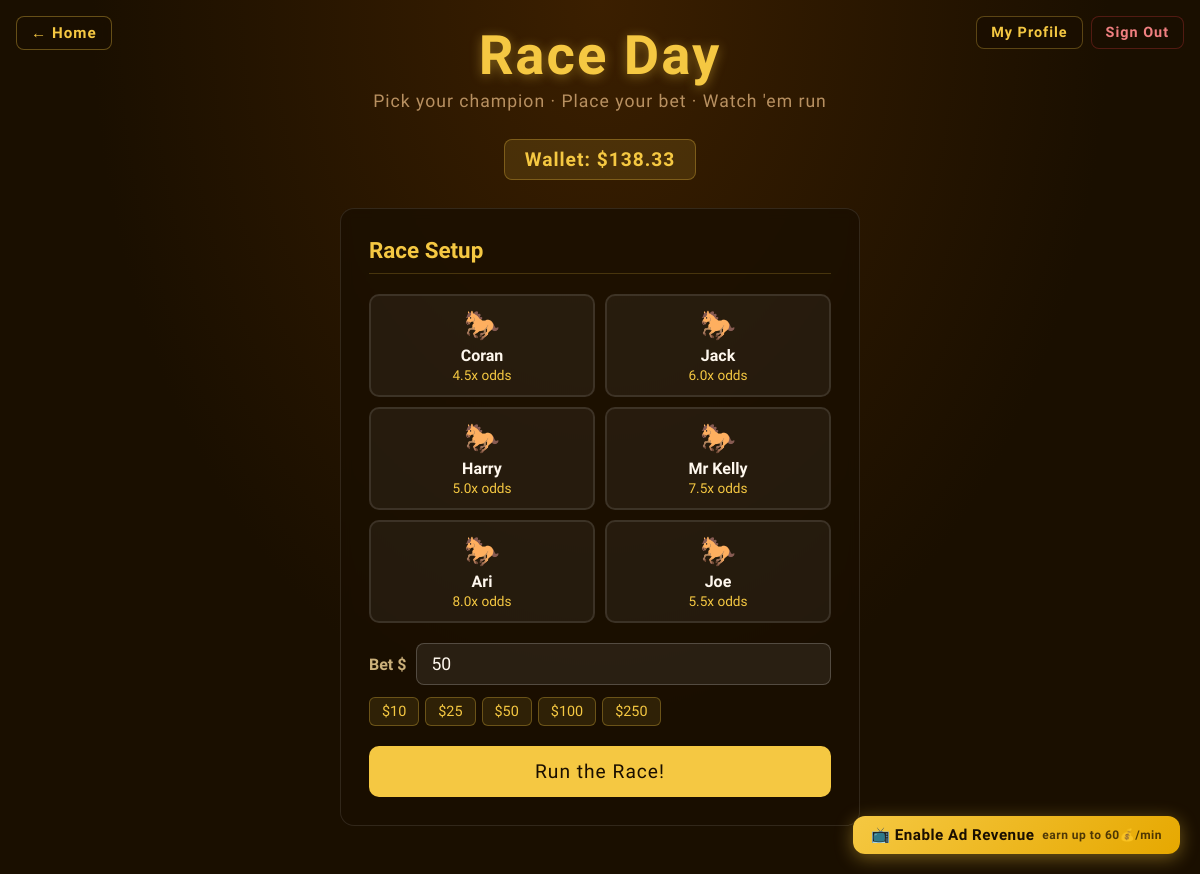
/race (signed in), run on an earlier commit of the app's database.
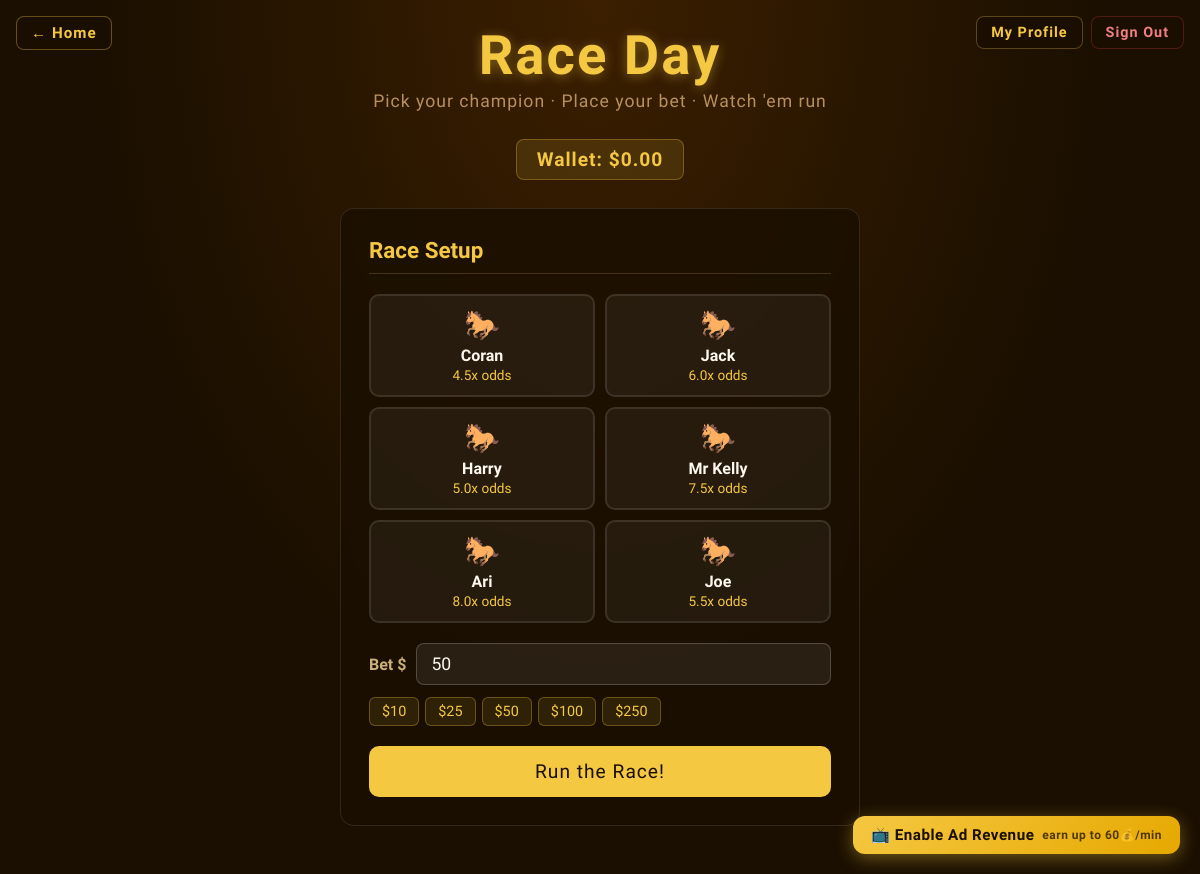
And on a later commit of the database.
### tables this page shows
CREATE TABLE users (
            id            INTEGER PRIMARY KEY AUTOINCREMENT,
            username      TEXT    NOT NULL UNIQUE,
            email         TEXT    NOT NULL UNIQUE,
            password_hash TEXT    NOT NULL,
            wallet        REAL    NOT NULL DEFAULT 1000.0,
            created_at    TEXT    NOT NULL
        );

### app.py (the view)
@app.route('/race')
@login_required
def race():
    penalty = session.pop('ad_penalty', False)
    return render_template('Race.html', horses=HORSES, user=current_user(), ad_penalty=penalty)

### app.py (called while the page is built)
def get_db():
    if 'db' not in g:
        g.db = sqlite3.connect(DATABASE)
        g.db.row_factory = sqlite3.Row   # access columns by name not teh index
    return g.db

def login_required(f):    #fragile ai thing
    @wraps(f)
    def decorated(*args, **kwargs):
        if 'user_id' not in session:
            return redirect(url_for('login'))
        return f(*args, **kwargs)
    return decorated

def current_user():
    if 'user_id' not in session:
        return None
    return get_db().execute('SELECT * FROM users WHERE id = ?', (session['user_id'],)).fetchone()

### Templates/Race.html (shortened to what this page needs)
<!DOCTYPE html>
<html lang="en">
<head>
</head>
<body data-ad-penalty="{% if ad_penalty is defined and ad_penalty %}true{% else %}false{% endif %}">
<a href="/" class="back-home">&#8592; Home</a>
<div class="nav-right">
  <a href="/profile" class="nav-pill">My Profile</a>
  <a href="/logout"  class="nav-pill logout">Sign Out</a>
</div>
<h1>Race Day</h1>
<p class="subtitle">Pick your champion &middot; Place your bet &middot; Watch 'em run</p>
<div class="wallet-bar">Wallet: $<span id="wallet-display">{% if user is defined and user %}{{ "%.2f"|format(user['wallet']) }}{% else %}1000.00{% endif %}</span></div>
<div class="setup-panel" id="setup-panel">
  <h2>Race Setup</h2>
  <div class="horse-grid" id="horse-grid">
    {% for horse in horses %}
    <div class="horse-card" data-id="{{ horse.id }}" data-name="{{ horse.name }}" data-odds="{{ horse.odds }}" onclick="selectHorse(this)">
      <div class="horse-icon">🐎</div>
      <div class="horse-name">{{ horse.name }}</div>
      <div class="horse-odds">{{ horse.odds }}x odds</div>
    </div>
    {% endfor %}
  </div>
  <div class="bet-row">
    <label>Bet $</label>
    <input type="number" id="bet-input" min="1" step="1" value="50" placeholder="50" />
  </div>
  <div class="quick-bets">
    <span class="quick-bet" onclick="setBet(10)">$10</span>
    <span class="quick-bet" onclick="setBet(25)">$25</span>
    <span class="quick-bet" onclick="setBet(50)">$50</span>
    <span class="quick-bet" onclick="setBet(100)">$100</span>
    <span class="quick-bet" onclick="setBet(250)">$250</span>
  </div>
  <button class="run-btn" id="run-btn" onclick="startRace()">Run the Race!</button>
</div>
<div class="confetti-wrap" id="confetti-wrap"></div>
<button class="ad-toggle-btn" id="ad-toggle-btn" onclick="window._adSystem.toggle()">
  📺 Enable Ad Revenue <span class="ad-earn-rate">earn up to 60💰/min</span>
</button>
</body>
</html>

What changed in the data, as far as the page shows it:
changed users: wallet "138.33" → "0.00"
